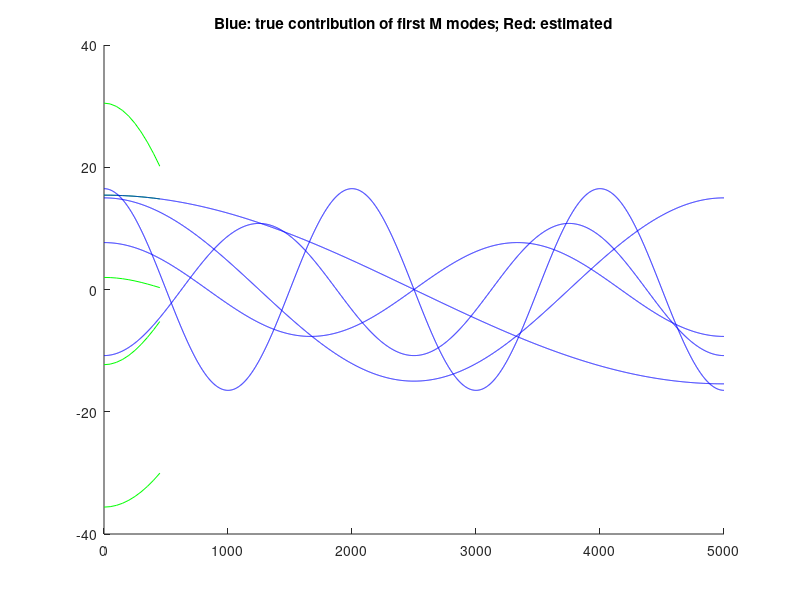

This figure's MATLAB source: (Note: this script raises an error after producing the figure.)
G=20;%true number of modes
M=5;%number of modes fit


for ii=1:1
atrue=randn(G,1).*[G:-1:1]';%3.*[G:-1:1]';atrue=atrue(1:G);
NN=0:5000;
%depth_ind=1:length(NN);
depth_ind=[1:50:500];


for n=1:G
  Ftrue(:,n) = cos(n.*pi*NN'./NN(end));
end


F1=Ftrue(depth_ind,1:M);


eta_true=Ftrue(depth_ind,:)*atrue;


eta1=eta_true+10.*randn(size(eta_true));



ahat(:,ii)=F1\eta1;
%ahat1(:,ii) = F1\eta1;

normfac(ii)=atrue(1)./ahat(1,ii);
%normfac1(ii)=atrue(1)./ahat1(1,ii);

%atrue(1:M)

figure
hold on
for n=1:M
    %plot(NN(depth_ind),normfac1.*ahat1(n).*F1(:,n),'r')
    plot(NN(depth_ind),normfac.*ahat(n).*F1(:,n),'g')
    plot(NN,atrue(n).*Ftrue(:,n),'b')
end
title('Blue: true contribution of first M modes; Red: estimated')

end
%plot(ahat.*repmat(normfac,M,1) - ahat1.*repmat(normfac1,M,1));
coher(ahat(1,:),ahat(2,:),1,5,'1','2');
%coher(ahat1(1,:),ahat1(2,:),1,5,'1','2');